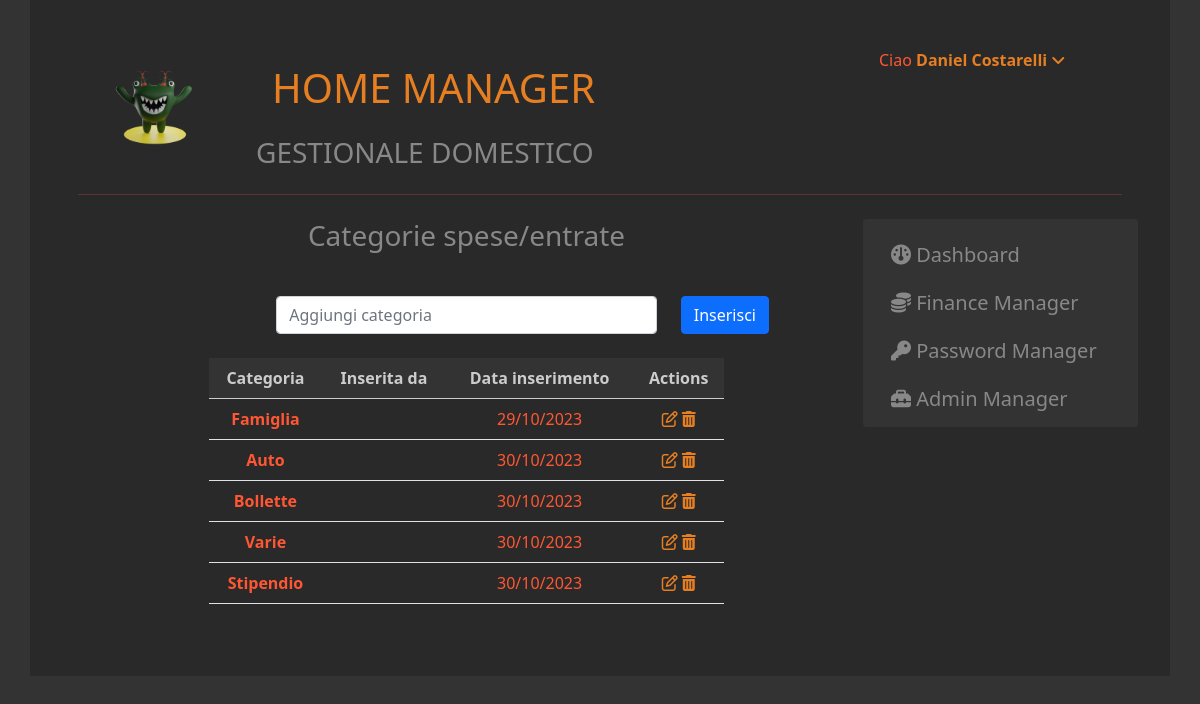
/index.php?page=financecategory (signed in), run on the app's committed database.
### tables this page shows
CREATE TABLE `configuration` (
  `id` tinyint NOT NULL AUTO_INCREMENT,
  `name` varchar(50) DEFAULT NULL,
  `description` varchar(60) DEFAULT NULL,
  `maintenance` tinyint(1) NOT NULL,
  `logo` varchar(60) DEFAULT NULL,
  `id_color` tinyint NOT NULL,
  PRIMARY KEY (`id`)
);

CREATE TABLE `finance_category` (
  `id` int NOT NULL AUTO_INCREMENT,
  `category` varchar(60) DEFAULT NULL,
  `iduser` int DEFAULT NULL,
  `datainserimento` datetime DEFAULT NULL,
  PRIMARY KEY (`id`)
);

### index.php (called while the page is built)
<?php
	require_once("system/includes.php");
	if($maintenance == true)
	{
		echo "Sito in manutenzione";
	}
	elseif($maintenance == false)
	{
		require_once("frontend/base.php");
	}
?>

### system/config.php (called while the page is built, shortened)
<?php
require("./configuration/controller/ConfigurationController.class.php");
$config = new ConfigurationController();
$row = $config->selectConfiguration();
if ($row) {
	$title 			= $row['name'];
	$description 	= $row['description'];
	$logo 			= $row['logo'];
	$colors			= $config->selectThemeFromConfiguration($row['id_color']);
}
?>

### configuration/controller/ConfigurationController.class.php (called while the page is built, shortened)
<?php
require("./configuration/model/Configuration.class.php");
require("./configuration/model/Colors.class.php");
class ConfigurationController
{
    public function __construct() {
        $this->config = new Configuration();
        $this->colors = new Colors();
    }
    public function selectConfiguration() {
        return $this->config->getConfiguration();
    }
    public function selectThemeFromConfiguration($id_color) {
        $colors = $this->colors->getColorsFromConfiguration($id_color);
        if ($colors) {
            $colori = explode(',',$colors['palette']);
            $color['sfondo']     = $colori[0];
            $color['sfondo2']    = $colori[1];
            $color['principale'] = $colori[2];
            $color['subtitle']   = $colori[3];
            $color['secondario'] = $colori[4];
            $color['link']       = $colori[5];
        }
        return $color;
    }
}

### configuration/model/Configuration.class.php (called while the page is built, shortened)
<?php
require("./system/connection.php");
class Configuration
{
    public function getConfiguration() {
        global $conn;
        $query = "SELECT name, description, maintenance, logo, id_color FROM configuration";
        $result = mysqli_query($conn, $query);
        $row = mysqli_fetch_assoc($result);
        return $row;
    }
}
?>

### system/includes.php (called while the page is built)
<?php
	require_once("system/functions.php");
	require_once("system/config.php");
	require_once("system/component.class.php");
?>

### finance/controller/FinanceController.class.php (called while the page is built, shortened)
<?php
require("./finance/model/Category.class.php");
require("./finance/model/PaymentType.class.php");
require("./auth/model/Auth.class.php");
class FinanceController
{
    public function __construct() {
        $this->category = new Category();
        $this->user = new Auth();
    }
    public function listCategoryTable() {
        $categoryList = array(
            array('Categoria', 'Inserita da', 'Data inserimento', 'Actions')
        );
        $categoryArray = array();
        if ($this->category->getCategory()) {
            $categoryData = $this->category->getCategory();
            foreach ($categoryData as $category) {
                $categoryArray[] = [
                    ucfirst($category['category']),
                    ucfirst($this->user->getInfoUserById($category['iduser'])['firstname']),
                    date('d/m/Y', strtotime($category['datainserimento'])),
                    $category['id']
                ];
            }
        }
        $categoryArray = array_merge($categoryList, $categoryArray);
        return $categoryArray;
    }
}
?>

### finance/model/Category.class.php (called while the page is built, shortened)
<?php
require("./system/connection.php");
class Category {
    public function __construct() {
        $this->table = 'finance_category';
    }
    public function getCategory() {
        global $conn;
        $query = "SELECT * FROM $this->table";
        $result = mysqli_query($conn, $query);
        $categories = array();
        if ($result->num_rows > 0) {
            while ($row = mysqli_fetch_assoc($result)) {
                $categories[] = $row;
            }
        }
        return $categories;
    }
}
?>

### auth/model/Auth.class.php (called while the page is built, shortened)
<?php
require("./system/connection.php");
class Auth {
    public function __construct() {
        $this->table = 'users';
    }
    public function getInfoUserById($id) {
        global $conn;
        $query = "SELECT firstname, familyname, email, admin FROM $this->table WHERE id = ".$id;
        $result = mysqli_query($conn, $query);
    }
}

### configuration/model/Colors.class.php (called while the page is built, shortened)
<?php
require("./system/connection.php");
class Colors
{
    public function __construct() {
        $this->table = 'colors';
    }
    public function getColorsFromConfiguration($id_color) {
        global $conn;
        $query = "SELECT p.palette FROM $this->table as p
                LEFT JOIN configuration as c on p.id = c.id_color
                WHERE c.id_color = " . $id_color . ";";
        $result = mysqli_query($conn, $query);
        if ($result->num_rows > 0) {
            $row = mysqli_fetch_assoc($result);
        }
        return $row;
    }
}
?>

### frontend/pages/financecategory.php (the view, shortened to what this page needs)
<?php
require("./finance/controller/FinanceController.class.php");
$category = new FinanceController();
$categoryData = $category->listCategoryTable();
?>
<?= Component::createTitle('Categorie spese/entrate') ?>
<form action="" method="post">
    <div class="row">
        <div class="col-md-3">
        </div>
        <div class="col-md-6">
            <?= Component::createInputText('category', '', '', 'Aggiungi categoria', true) ?>
        </div>
        <div class="col-md-3">
            <?= Component::createSubmitButton('Inserisci', 'primary') ?>
        </div>
    </div>
</form>
<div class="row">&nbsp;</div>
<div class="row">
    <div class="col-md-2"></div>
    <div class="col-md-8" style="overflow-x: auto;">
        <table class="table responsive" style="text-align:center">
            <thead>
                <tr>
                <?php foreach ($categoryData[0] as $header) { ?>
                    <th scope="col"><?=$header?></th>
                <?php }?>
                </tr>
            </thead>
            <tbody>
                <?php foreach (array_slice($categoryData, 1) as $category):
                ?>
                <tr>
                    <?php foreach ($category as $key => $value) {
                        echo '<td>';
                        if ($key == 0) {
                            if (!empty($_GET['editid']) && isset($_GET['editid']) && $_GET['editid'] == $category[3]) {
                                echo '<input type="text" value="' . $value . '" name="' . $key . '">';
                            } else {
                                echo '<strong>' . $value . '</strong>';
                            }
                        }else if ($key == 1 || $key == 2) {
                            echo $value;
                        } else if ($key == 3) {
                            if (!empty($_GET['editid']) && isset($_GET['editid']) && $_GET['editid'] == $category[3]) {
                                echo '<a href="#" onclick="document.getElementById(\'editcategory\').submit();"><i class="fa-solid fa-check"></i></a> ' .
                                    '<a href="'.refreshPage().'"><i class="fa-solid fa-xmark"></i></a>';
                            } else {
                                echo '<a href="index.php?page=financecategory&editid=' . $value . '"><i class="fa-regular fa-pen-to-square"></i></a>
                                <a href="index.php?page=financecategory&deleteid=' . $value . '"><i class="fa-solid fa-trash-can"></i></a>';
                            }
                        }
                        echo '</td>';
                    }?>
                </tr>
                <?php
                endforeach; ?>
            </tbody>
        </table>
    </div>
    <div class="col-md-2"></div>
</div>

### frontend/base.php (shortened to what this page needs)
<!DOCTYPE html>
<html lang="en">
<head>
    <link rel="stylesheet" href="https://stackpath.bootstrapcdn.com/bootstrap/5.0.0-alpha1/css/bootstrap.min.css">
</head>
<body>
    <div class="container p-1 p-md-5">
        <div class="row">
            <div class="col-md-2" style="text-align:center">
                <?php if (!empty($logo)) { ?>
                <img src="<?= $logo?>" alt="<?= $title?>" width="100" height="100">
                <?php }?>
            </div>
            <div class="col-md-7">
                <h1 class="p-3"><?php echo '<a href="index.php">'.strtoUpper($title) .'</a>'; ?></h1>
                <h3><?= strtoUpper($description) ?></h3>
            </div>
            <div class="col-md-3">
                <?= getMenu()?>
            </div>
        </div>
        <hr>
        <div class="row">
            <div class="col-md-9 p-2">
                <?= getPage()?>
            </div>
            <div class="col-md-3 p-2">
                <?= getSidebar()?>
            </div>
        </div>
    </div>
</body>
</html>

### system/functions.php (shortened to what this page needs)
<?php
function redirect($page, $dest = null) {
    if (!empty($_SESSION['loggedIn']) && $_SESSION['loggedIn'] == 1) {
        if (!empty($dest)) {
            require_once("frontend/pages/".$dest.".php");
        } else {
            require_once("frontend/pages/dashboard.php");
        }
    } else {
        require_once("frontend/pages/".$page.".php");
    }
}
function isAdmin() {
    if (!empty($_SESSION['isAdmin']) && $_SESSION['isAdmin'] == 1) {
        return true;
    }
}
function getPage()
{
    if(isset($_GET['page']))
    {
        $page = $_GET['page'];
        switch ($page) {
            case 'listusers':
            case 'configuration':
            case 'financecategory':
                redirect('login', isAdmin() ? $page : 'dashboard');
                break;
        }
    } else {
        require_once("frontend/pages/login.php");
    }
}
function getMenu()
{
    if(isset($_SESSION['menu']) && !empty($_SESSION['menu']))
    {
        $menu = $_SESSION['menu'];
        if($menu == 'main') {
            require_once("frontend/layout/menu-main.php");
        } elseif ($menu == 'entry') {
            require_once("frontend/layout/menu-entry.php");
        }
    } else {
        require_once("frontend/layout/menu-main.php");
    }
}
function getSidebar()
{
    if(isset($_SESSION['sidebar']) && !empty($_SESSION['sidebar']))
    {
        $sidebar = $_SESSION['sidebar'];
        if ($sidebar == 'entry') {
            require_once("frontend/layout/sidebar-entry.php");
        }
    }
}
?>

### frontend/layout/menu-entry.php (shortened to what this page needs)
<div class="position-sticky">
    Ciao <a href="#" data-toggle="collapse" data-target="#logout"><strong><?= $_SESSION['name'] ?></strong>&nbsp;<i class="fa-solid fa-angle-down"></i></a>
</div>

### system/component.class.php (shortened to what this page needs)
<?php
class Component
{
    public static function createTitle($text)
    {
        echo <<<HTML
        <div class="title">
            <h3>$text</h3>
        </div>
        <br>
        HTML;
    }
    public static function createInputText(
        $name = null,
        $label = null,
        $value = null,
        $placeholder = null,
        $required = false,
        $type = 'text'
    ) {
        $inputAttributes = [
            'class' => 'form-control',
            'type' => $type,
            'step' => $type == 'number' ? 'any' : null,
            'name' => $name,
            'id' => $name,
            'value' => $value,
            'placeholder' => $placeholder,
            'required' => $required ? 'required' : null
        ];
        $html = '<div class="form-group">';
        $html .= '<input ' . self::convertArrayToAttributes($inputAttributes) . '>';
        $html .= '</div>';
        echo $html;
    }
    private static function convertArrayToAttributes(array $attributes): string
    {
        $html = '';
        foreach ($attributes as $attribute => $value) {
            if (!empty($value)) {
                $html .= " $attribute=\"$value\"";
            }
        }
        return $html;
    }
    public static function createSubmitButton($label, $priority, $name = null)
    {
        $buttonName = !empty($name) ? " name=\"{$name}\"" : '';
        $buttonClass = "btn btn-{$priority}";
        $buttonHtml = "<button type='submit' class='{$buttonClass}' {$buttonName}>{$label}</button>";
        echo $buttonHtml;
    }
}

### frontend/layout/sidebar-entry.php (shortened to what this page needs)
<?php
global $colors;
?>
<div class="row">
    <nav class="col-md-12 d-md-block sidebar rounded" style="background-color: <?=$colors['sfondo']?>">
        <div class="position-sticky">
            <ul class="nav flex-column">
                <li class="nav-item">
                    <a class="nav-link cursor-pointer" href="index.php?page=dashboard">
                        <h5><i class="fa-solid fa-gauge"></i> Dashboard</h5>
                    </a>
                </li>
                <li class="nav-item">
                    <a class="nav-link cursor-pointer" data-toggle="collapse" data-target="#finance">
                        <h5><i class="fa-solid fa-coins"></i> Finance Manager</h5>
                    </a>
                </li>
                <li class="nav-item">
                    <a class="nav-link cursor-pointer" href="index.php?page=passwordmanager">
                        <h5><i class="fa-solid fa-key"></i> Password Manager</h5>
                    </a>
                </li>
                <?php if (isAdmin()): ?>
                <li class="nav-item">
                    <a class="nav-link cursor-pointer" data-toggle="collapse" data-target="#admin">
                        <h5><i class="fa-solid fa-toolbox"></i> Admin Manager</h5>
                    </a>
                </li>
                <?php endif; ?>
            </ul>
        </div>
    </nav>
</div>

### data on the page
configuration: logo (picture), name "HOME MANAGER", description "GESTIONALE DOMESTICO"
finance_category: category "Famiglia", value "29/10/2023"
finance_category: category "Auto", value "30/10/2023"
finance_category: category "Bollette", value "30/10/2023"
finance_category: category "Varie", value "30/10/2023"
finance_category: category "Stipendio", value "30/10/2023"

### other printed values
$_SESSION['name'] "Daniel Costarelli"
$text "Categorie spese/entrate"
$label "Inserisci"
$header "Categoria"
$header "Inserita da"
$header "Data inserimento"
$header "Actions"
